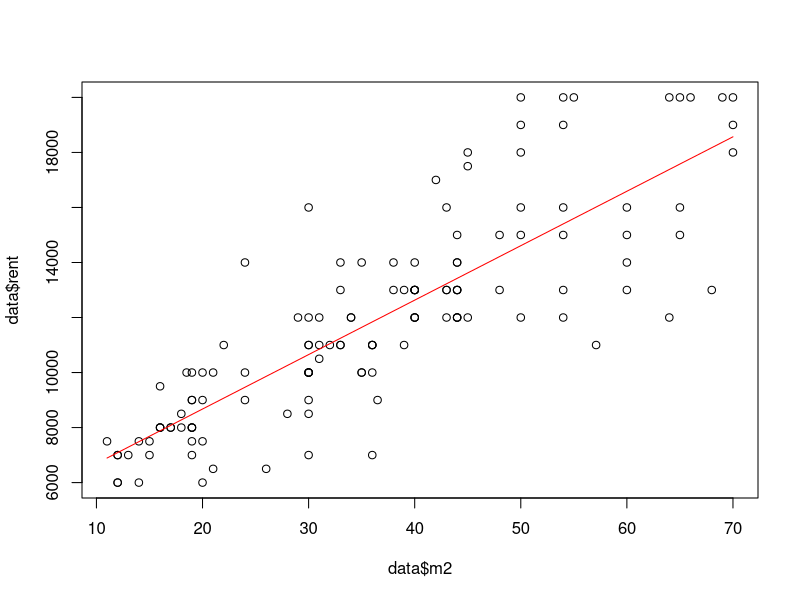
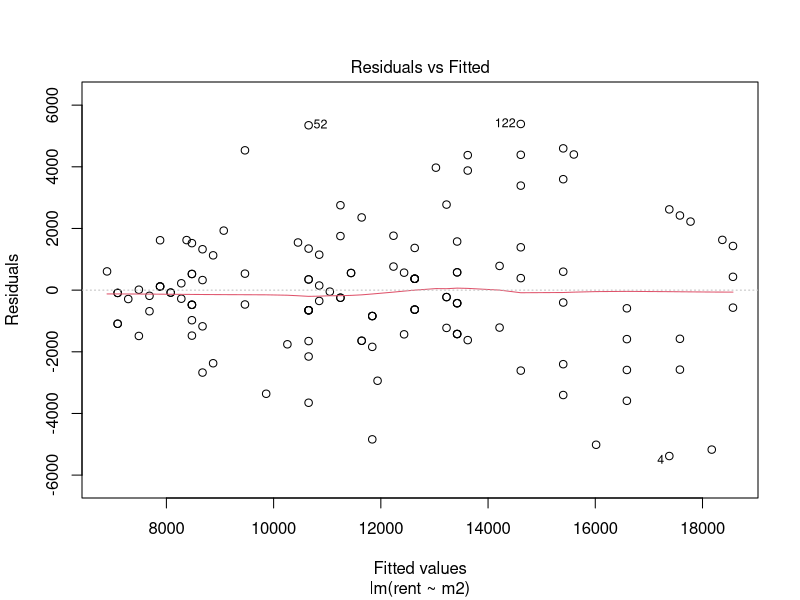

These figures' R source, in order:
data <- read.csv("Rent 22 01 11.csv", header = TRUE, sep = ';', dec=',')
data
simple.fit <- lm(rent ~ m2, data=data)

plot(data$rent ~ data$m2)
lines(data$m2, simple.fit$fitted.values, col='red')
summary(simple.fit)

# library(broom)
plot(simple.fit, which=1)
# broom::glance(simple.fit)

unseen <- data.frame(m2 = c(10, 15, 30));unseen
predict(simple.fit, unseen)
predict(simple.fit, unseen, interval = 'prediction', level = 0.95)